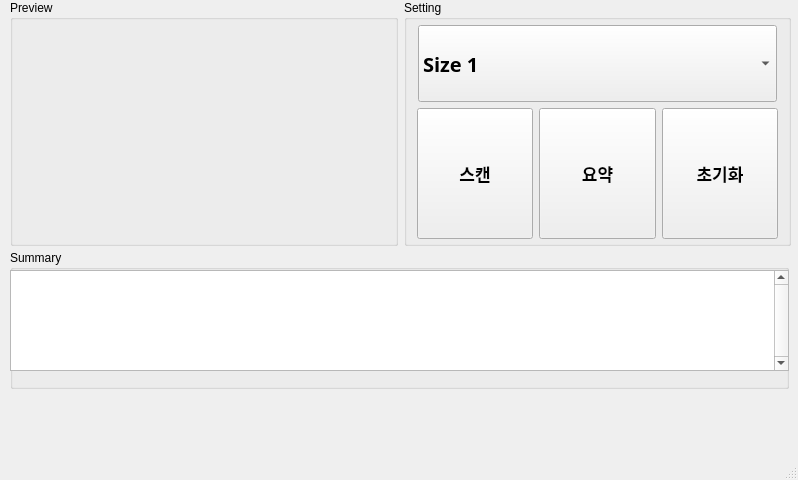
<?xml version="1.0" encoding="UTF-8"?>
<ui version="4.0">
 <class>MainWindow</class>
 <widget class="QMainWindow" name="MainWindow">
  <property name="geometry">
   <rect>
    <x>0</x>
    <y>0</y>
    <width>798</width>
    <height>480</height>
   </rect>
  </property>
  <property name="windowTitle">
   <string>MainWindow</string>
  </property>
  <widget class="QWidget" name="centralwidget">
   <widget class="QWidget" name="horizontalLayoutWidget">
    <property name="geometry">
     <rect>
      <x>10</x>
      <y>0</y>
      <width>781</width>
      <height>271</height>
     </rect>
    </property>
    <layout class="QHBoxLayout" name="horizontalLayout_2">
     <property name="bottomMargin">
      <number>25</number>
     </property>
     <item>
      <widget class="QGroupBox" name="groupBox_preview">
       <property name="sizePolicy">
        <sizepolicy hsizetype="Preferred" vsizetype="Preferred">
         <horstretch>0</horstretch>
         <verstretch>0</verstretch>
        </sizepolicy>
       </property>
       <property name="title">
        <string>Preview</string>
       </property>
       <property name="flat">
        <bool>false</bool>
       </property>
       <widget class="QWidget" name="horizontalLayoutWidget_2">
        <property name="geometry">
         <rect>
          <x>-7</x>
          <y>17</y>
          <width>401</width>
          <height>231</height>
         </rect>
        </property>
        <layout class="QHBoxLayout" name="previewLayout"/>
       </widget>
      </widget>
     </item>
     <item>
      <layout class="QVBoxLayout" name="verticalLayout">
       <item>
        <widget class="QGroupBox" name="groupBox_setting">
         <property name="title">
          <string>Setting</string>
         </property>
         <widget class="QComboBox" name="comboBox_size">
          <property name="geometry">
           <rect>
            <x>14</x>
            <y>25</y>
            <width>359</width>
            <height>77</height>
           </rect>
          </property>
          <property name="sizePolicy">
           <sizepolicy hsizetype="Preferred" vsizetype="Preferred">
            <horstretch>0</horstretch>
            <verstretch>0</verstretch>
           </sizepolicy>
          </property>
          <property name="font">
           <font>
            <family>Malgun Gothic</family>
            <pointsize>15</pointsize>
            <weight>75</weight>
            <bold>true</bold>
           </font>
          </property>
          <item>
           <property name="text">
            <string notr="true">Size 1</string>
           </property>
          </item>
          <item>
           <property name="text">
            <string>Size 2</string>
           </property>
          </item>
          <item>
           <property name="text">
            <string>Size 3</string>
           </property>
          </item>
         </widget>
         <widget class="QWidget" name="horizontalLayoutWidget_3">
          <property name="geometry">
           <rect>
            <x>13</x>
            <y>108</y>
            <width>361</width>
            <height>131</height>
           </rect>
          </property>
          <layout class="QHBoxLayout" name="horizontalLayout">
           <item>
            <widget class="QPushButton" name="btn_scan">
             <property name="sizePolicy">
              <sizepolicy hsizetype="Minimum" vsizetype="Minimum">
               <horstretch>0</horstretch>
               <verstretch>5</verstretch>
              </sizepolicy>
             </property>
             <property name="font">
              <font>
               <family>Malgun Gothic</family>
               <pointsize>13</pointsize>
               <weight>75</weight>
               <bold>true</bold>
              </font>
             </property>
             <property name="text">
              <string>스캔</string>
             </property>
            </widget>
           </item>
           <item>
            <widget class="QPushButton" name="btn_summary">
             <property name="sizePolicy">
              <sizepolicy hsizetype="Minimum" vsizetype="Minimum">
               <horstretch>0</horstretch>
               <verstretch>0</verstretch>
              </sizepolicy>
             </property>
             <property name="font">
              <font>
               <family>Malgun Gothic</family>
               <pointsize>13</pointsize>
               <weight>75</weight>
               <bold>true</bold>
              </font>
             </property>
             <property name="text">
              <string>요약</string>
             </property>
            </widget>
           </item>
           <item>
            <widget class="QPushButton" name="btn_reset">
             <property name="sizePolicy">
              <sizepolicy hsizetype="Minimum" vsizetype="Minimum">
               <horstretch>0</horstretch>
               <verstretch>0</verstretch>
              </sizepolicy>
             </property>
             <property name="font">
              <font>
               <family>Malgun Gothic</family>
               <pointsize>13</pointsize>
               <weight>75</weight>
               <bold>true</bold>
              </font>
             </property>
             <property name="text">
              <string>초기화</string>
             </property>
            </widget>
           </item>
          </layout>
         </widget>
        </widget>
       </item>
      </layout>
     </item>
    </layout>
   </widget>
   <widget class="QGroupBox" name="groupBox_summary">
    <property name="geometry">
     <rect>
      <x>10</x>
      <y>250</y>
      <width>779</width>
      <height>139</height>
     </rect>
    </property>
    <property name="sizePolicy">
     <sizepolicy hsizetype="Preferred" vsizetype="Preferred">
      <horstretch>0</horstretch>
      <verstretch>0</verstretch>
     </sizepolicy>
    </property>
    <property name="minimumSize">
     <size>
      <width>0</width>
      <height>0</height>
     </size>
    </property>
    <property name="title">
     <string>Summary</string>
    </property>
    <widget class="QTextEdit" name="textEdit">
     <property name="geometry">
      <rect>
       <x>0</x>
       <y>20</y>
       <width>779</width>
       <height>101</height>
      </rect>
     </property>
     <property name="font">
      <font>
       <family>Malgun Gothic</family>
       <pointsize>12</pointsize>
      </font>
     </property>
     <property name="verticalScrollBarPolicy">
      <enum>Qt::ScrollBarAlwaysOn</enum>
     </property>
     <property name="horizontalScrollBarPolicy">
      <enum>Qt::ScrollBarAlwaysOff</enum>
     </property>
    </widget>
   </widget>
  </widget>
  <widget class="QMenuBar" name="menubar">
   <property name="geometry">
    <rect>
     <x>0</x>
     <y>0</y>
     <width>798</width>
     <height>22</height>
    </rect>
   </property>
  </widget>
  <widget class="QStatusBar" name="statusbar">
   <property name="font">
    <font>
     <family>Malgun Gothic</family>
     <pointsize>10</pointsize>
     <weight>75</weight>
     <bold>true</bold>
    </font>
   </property>
  </widget>
 </widget>
 <resources/>
 <connections/>
</ui>
